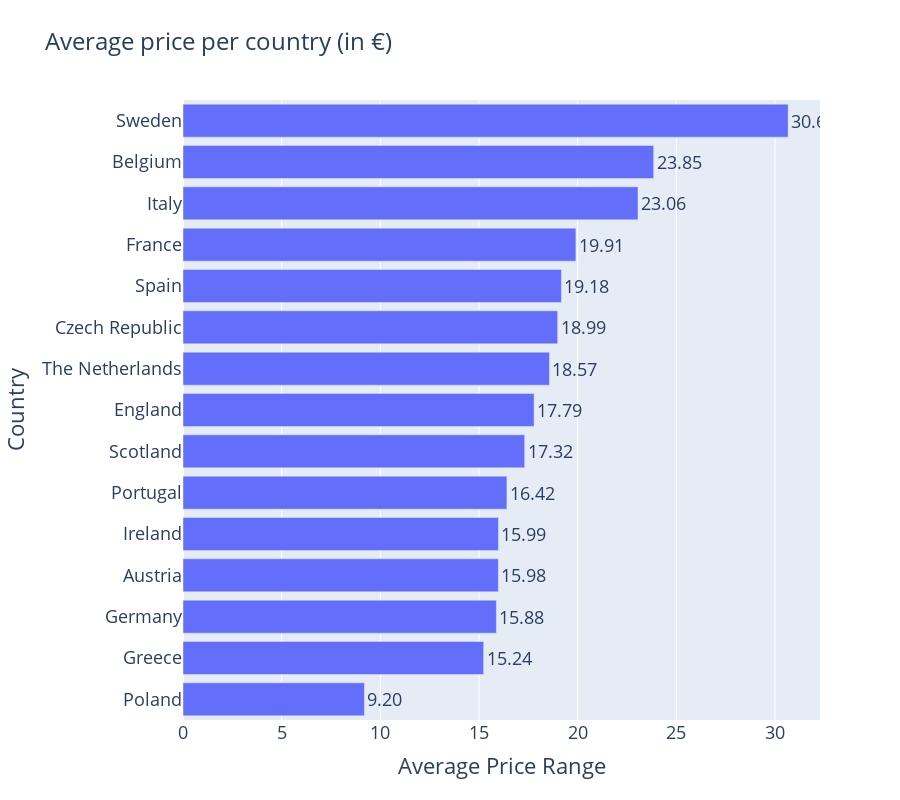

Notebook code cell kept with this figure:
### Code cell
# Calculate the average price per country (only countries with >10k restaurants)
country_counts = df["country"].value_counts()
countries_over_10k = country_counts[country_counts > 10000].index

df_avg_price = df[df["country"].isin(countries_over_10k)].groupby("country")["mean_price"].mean().reset_index()
df_avg_price.columns = ["country", "mean_price"]
df_avg_price = df_avg_price.sort_values("mean_price", ascending=True)

fig = px.bar(
    df_avg_price,
    x="mean_price",
    y="country",
    title="Average price per country (in €)",
    labels={"mean_price": "Average Price Range", "country": "Country"},
    text="mean_price",
    height=800
)


fig.update_traces(texttemplate='%{text:.2f}', textposition='outside')
fig.update_layout(
    font=dict(size=18), 
    title_font=dict(size=24),
)
fig.show()

### Figure 1 — Plotly figure (JSON) as saved in the notebook; plotly's stock layout.template omitted (floating-point values rounded to 4 significant figures)
{"data": [{"alignmentgroup": "True", "hovertemplate": "Average Price Range=%{text}<br>Country=%{y}<extra></extra>", "legendgroup": "", "marker": {"color": "#636efa", "pattern": {"shape": ""}}, "name": "", "offsetgroup": "", "orientation": "h", "showlegend": false, "text": [9.196, 15.24, 15.88, 15.98, 15.99, 16.42, 17.32, 17.79, 18.57, 18.99, 19.18, 19.91, 23.06, 23.85, 30.67], "textposition": "outside", "texttemplate": "%{text:.2f}", "type": "bar", "x": [9.196, 15.24, 15.88, 15.98, 15.99, 16.42, 17.32, 17.79, 18.57, 18.99, 19.18, 19.91, 23.06, 23.85, 30.67], "xaxis": "x", "y": ["Poland", "Greece", "Germany", "Austria", "Ireland", "Portugal", "Scotland", "England", "The Netherlands", "Czech Republic", "Spain", "France", "Italy", "Belgium", "Sweden"], "yaxis": "y"}], "layout": {"barmode": "relative", "font": {"size": 18}, "height": 800, "legend": {"tracegroupgap": 0}, "title": {"font": {"size": 24}, "text": "Average price per country (in €)"}, "xaxis": {"anchor": "y", "domain": [0, 1], "title": {"text": "Average Price Range"}}, "yaxis": {"anchor": "x", "domain": [0, 1], "title": {"text": "Country"}}}}
